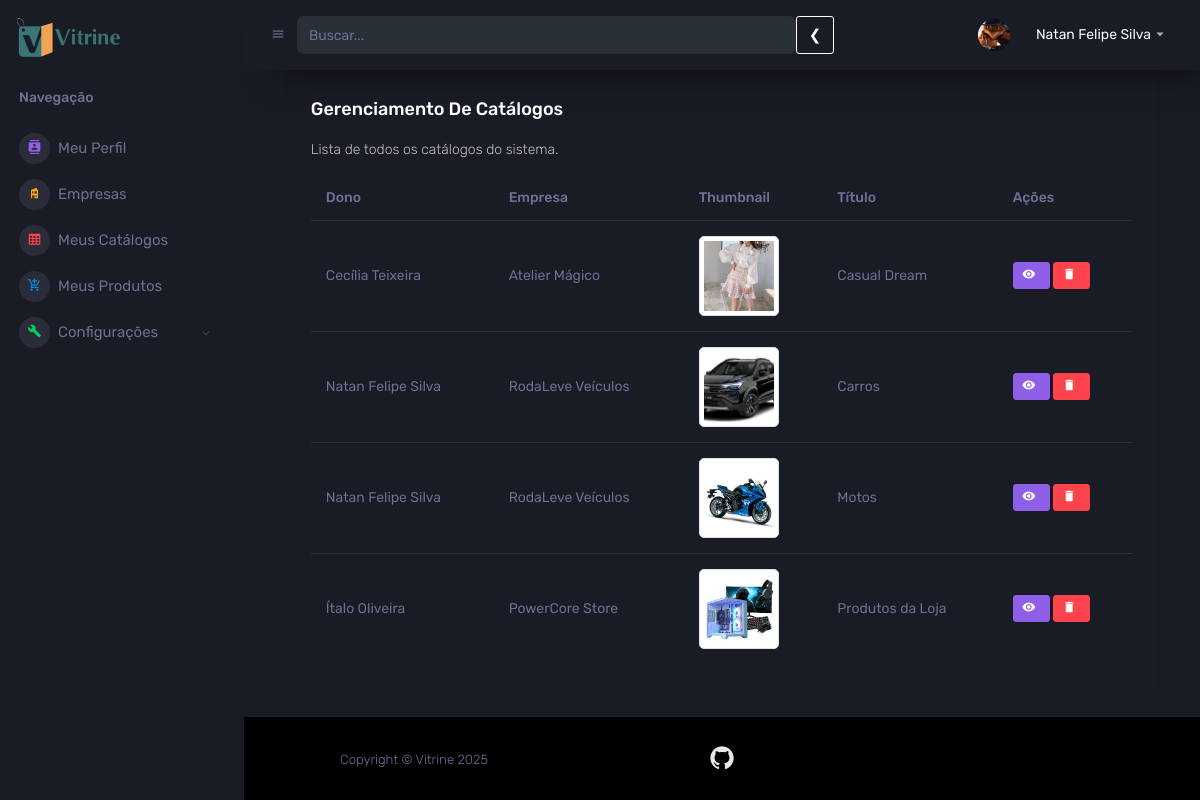
The page /catalogo/ADM/ (signed in) on the database as committed earlier.
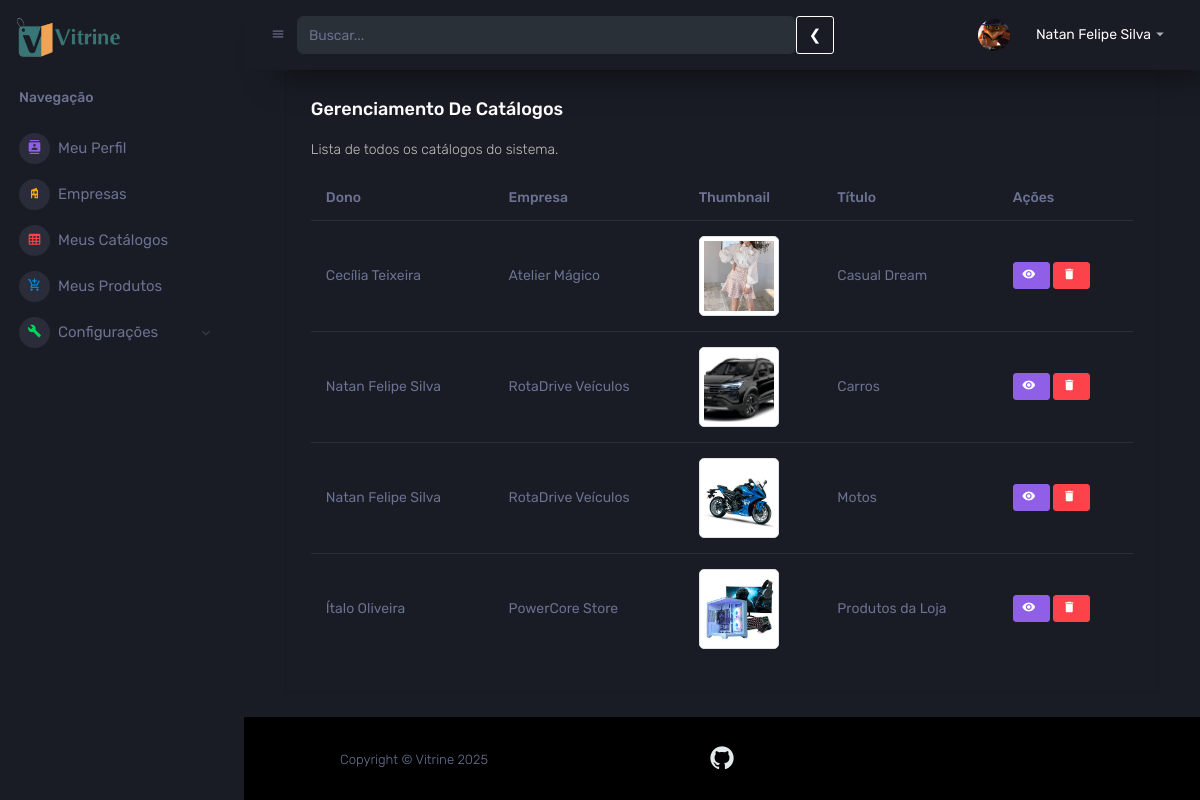
The same page on the database as committed later.
### catalogo/models.py (models this page shows, shortened)
class Catalogo(ImageHandlerMixin, models.Model):
    empresa = models.ForeignKey(Empresa, on_delete=models.CASCADE, related_name="catalogos", null=True, blank=True)
    categoria = models.ForeignKey(Categoria, on_delete=models.SET_NULL, null=True, blank=True, related_name="catalogos")
    nome = models.CharField(max_length=60, help_text="Ex: Coleção Verão 2025, Mercearia, Roupas, Sobremesas...")
    descricao = models.CharField(max_length=80, blank=True, null=True, help_text="Diga brevemente o que o catálogo aborda (se necessário)")
    IMG = models.BinaryField(blank=True, null=True, verbose_name="Imagem Binária", editable=True)
    class Meta:
        unique_together = ('empresa', 'nome')
        verbose_name_plural = "Catálogos"

### empresa/models.py (models this page shows, shortened)
class Empresa(models.Model):
    nome = models.CharField(max_length=255, verbose_name="Nome da Loja/Empresa")
    CNPJ = models.CharField(max_length=18, unique=True, null=True, blank=True, verbose_name="CNPJ")
    ramo = models.CharField(max_length=100, verbose_name="Ramo de Atividade")
    estado = models.CharField(max_length=100, null=True, blank=True)
    cidade = models.CharField(max_length=100, null=True, blank=True)
    bairro = models.CharField(max_length=100, null=True, blank=True)
    logradouro = models.CharField(max_length=255, null=True, blank=True, verbose_name="Endereço")
    numero = models.CharField(max_length=10, null=True, blank=True, verbose_name="Número")
    detalhamento = models.CharField(max_length=255, null=True, blank=True, verbose_name="Complemento", help_text="Ex: Sala 10, Bloco C")
    responsavel = models.ForeignKey(get_user_model(), on_delete=models.CASCADE, related_name='empresas')

### catalogo/views.py (the view)
# urls.py: path('ADM/', views.listar_catalogos, name='listar_catalogos'),
@login_required
def listar_catalogos(request):
    catalogos = Catalogo.objects.all().order_by('empresa__responsavel__first_name', 'nome')
    return render(request, 'catalogo/listar_catalogos.html', {'catalogos': catalogos})

### Vitrine/mixins.py (called while the page is built)
    def _get_image_binary_data(self):
        return getattr(self, self.image_field_name, None)

    def get_image_base64(self):
        binary_data = self._get_image_binary_data()
        if binary_data:
            return base64.b64encode(binary_data).decode('utf-8')
        return None

### templates/catalogo/listar_catalogos.html (shortened to what this page needs)
{% extends 'componentes/interno/base.html' %}
{% block content %}
<div class="content-wrapper">
  <div class="row justify-content-center">
    <div class="col-lg-11 grid-margin stretch-card">
      <div class="card">
        <div class="card-body">
          <h4 class="card-title">Gerenciamento de Catálogos</h4>
          <p class="card-description">Lista de todos os catálogos do sistema.</p>
          <div class="table-responsive">
            <table class="table table-hover">
              <thead>
                <tr>
                  <th>Dono</th>
                  <th>Empresa</th>
                  <th>Thumbnail</th>
                  <th>Título</th>
                  <th>Ações</th>
                </tr>
              </thead>
              <tbody>
                {% for catalogo in catalogos %}
                <tr>
                  <td>{{ catalogo.empresa.responsavel.get_full_name|default:catalogo.empresa.responsavel.get_username }}</td>
                  <td>{{ catalogo.empresa.nome|default:"-" }}</td>
                  <td>
                    <img class="img-thumbnail" alt="{{ catalogo.nome }}" style="width: 80px; height: 80px; object-fit: cover; border-radius: 5px;">
                  </td>
                  <td>{{ catalogo.nome }}</td>
                  <td>
                    <a href="{% url 'catalogo:detalhe_catalogo' catalogo.pk %}" class="btn btn-info btn-sm" title="Visualizar Detalhes">
                        <i class="mdi mdi-eye"></i>
                    </a>
                    <a href="{% url 'catalogo:excluir_catalogo' catalogo.pk %}" class="btn btn-danger btn-sm" title="Excluir Catálogo">
                    <i class="mdi mdi-delete"></i>
                      </a>
                  </td>
                </tr>
                {% empty %}
                <tr>
                  <td colspan="5" class="text-center py-4">Nenhum catálogo encontrado no sistema.</td>
                </tr>
                {% endfor %}
              </tbody>
            </table>
          </div>
        </div>
      </div>
    </div>
  </div>
</div>
{% endblock %}

Rows that differ between the two databases and show on the page:
changed through a linked row, Catalogo "Carros": empresa.nome "RodaLeve Veículos" → "RotaDrive Veículos"
changed Catalogo "Motos": empresa.nome "RodaLeve Veículos" → "RotaDrive Veículos"
